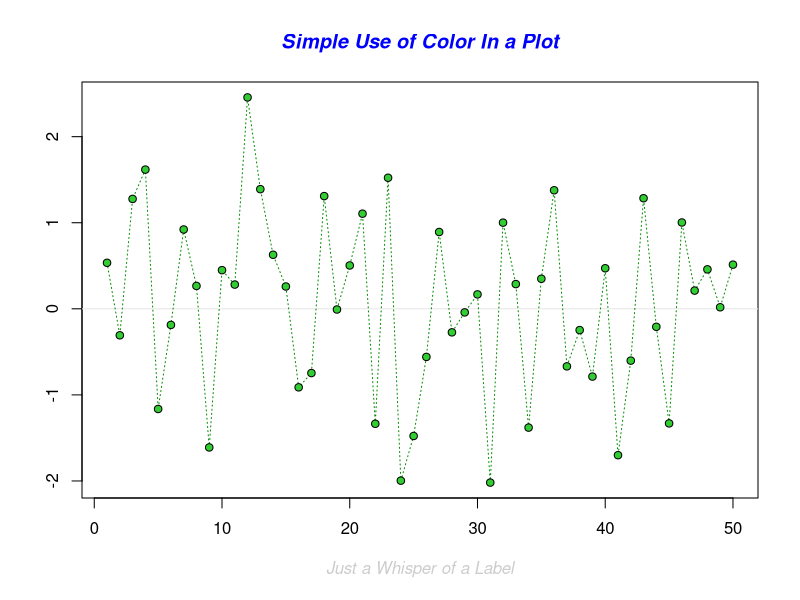
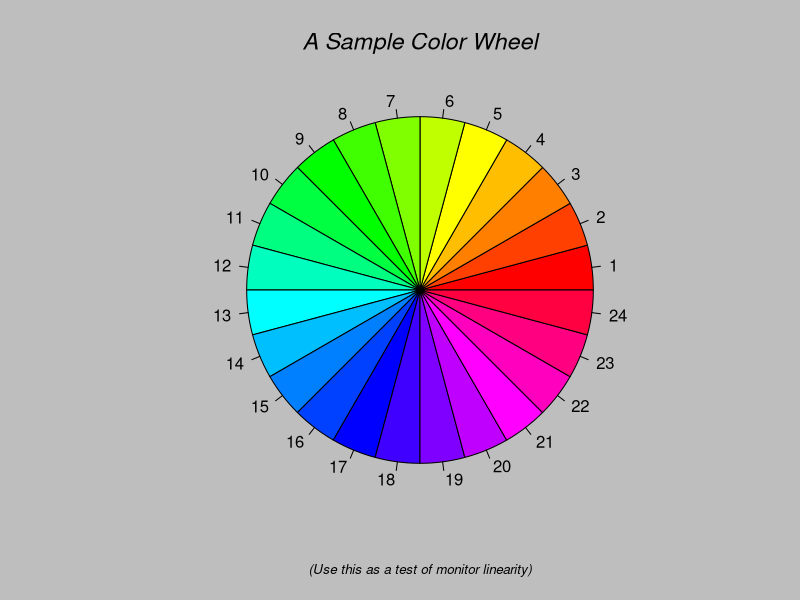
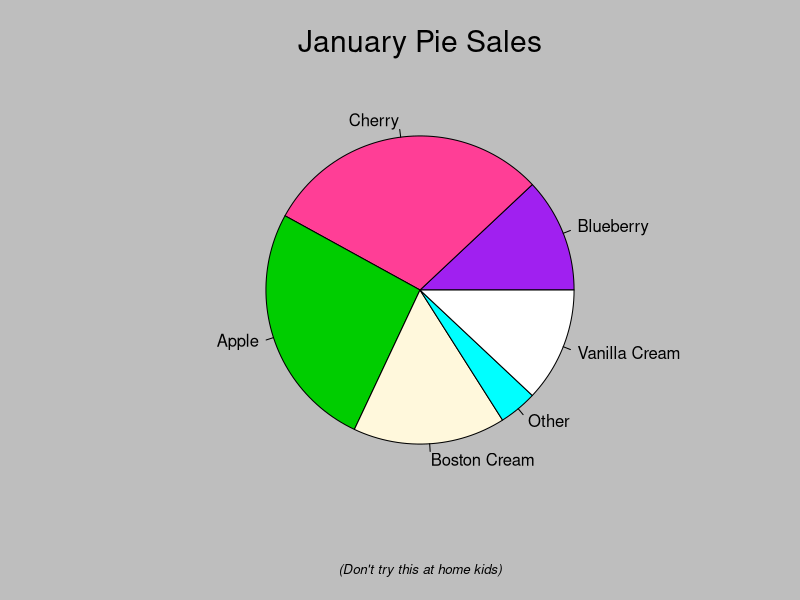
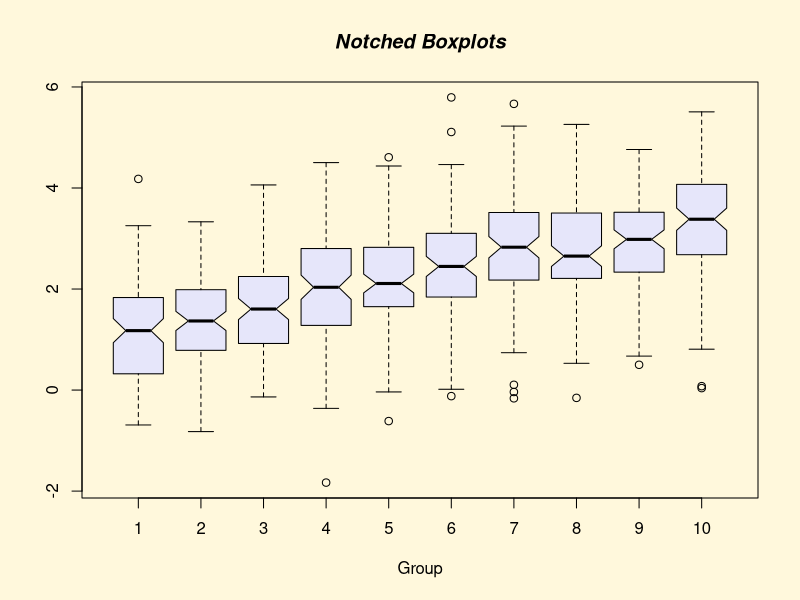
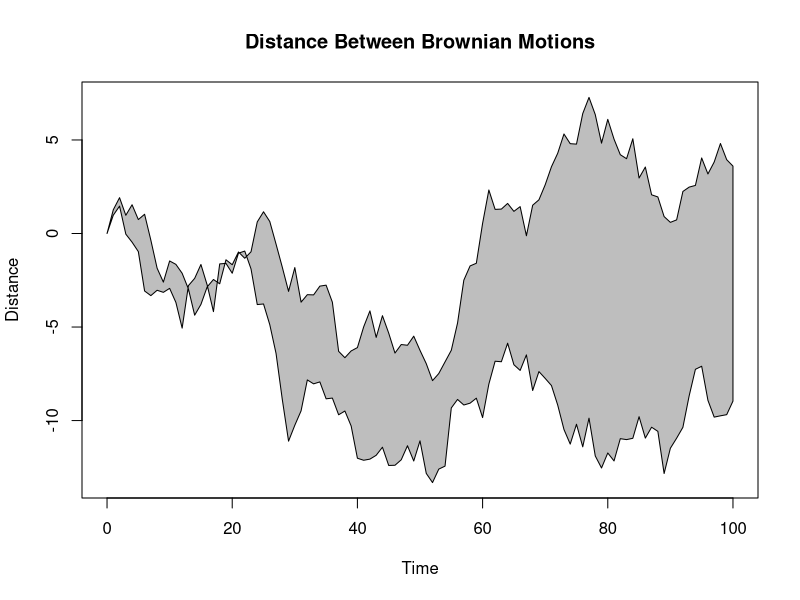
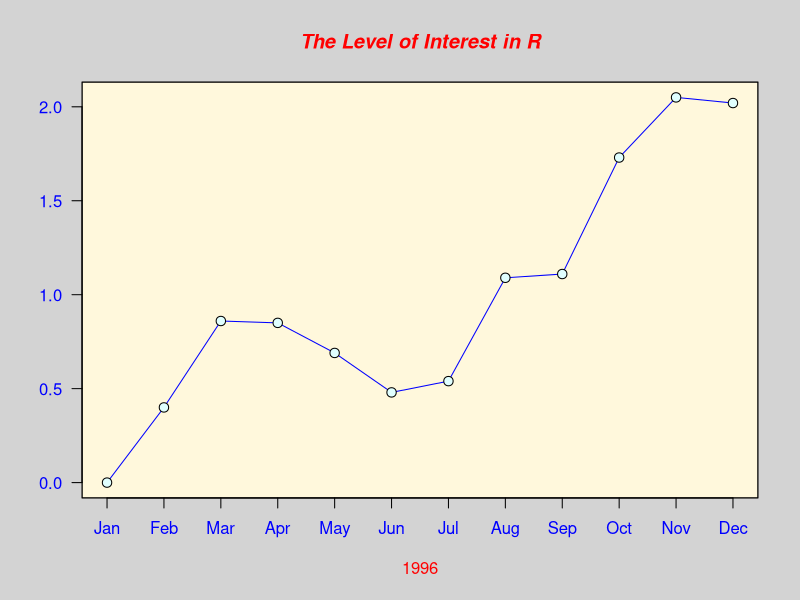
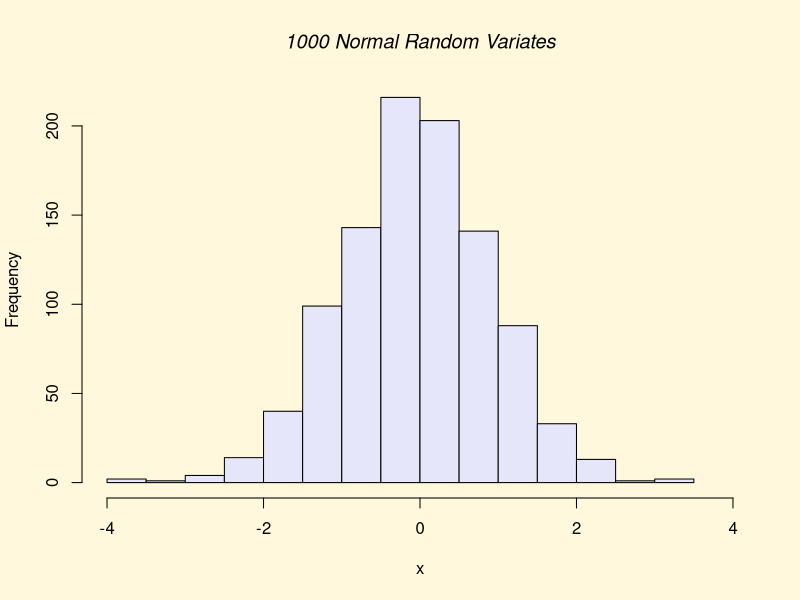
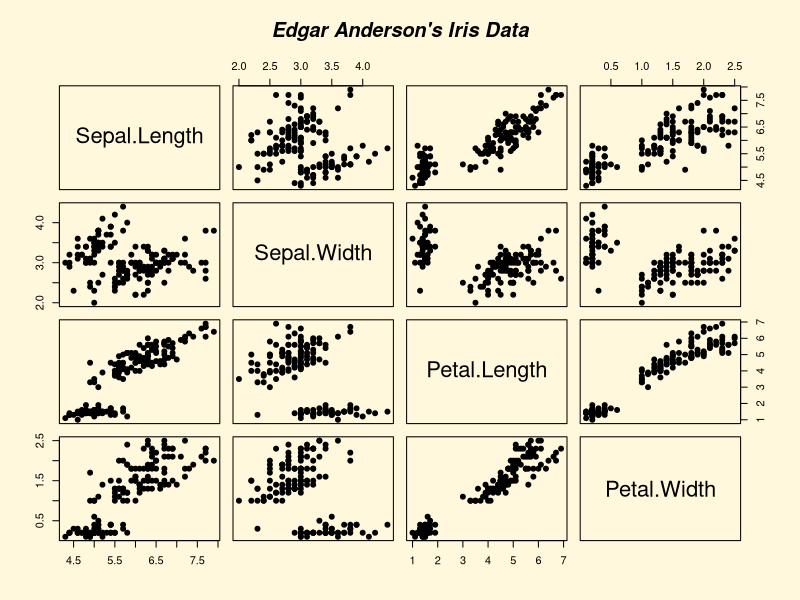

Recreate these plots in R, in order.
## ----setup, echo=F-----------------------------------------------------------------------------------------------------
def.chunk.hook  <- knitr::knit_hooks$get("chunk")
knitr::knit_hooks$set(chunk = function(x, options) {
  x <- def.chunk.hook(x, options)
  ifelse(options$size != "normalsize", paste0("\n \\", options$size,"\n\n", x, "\n\n \\normalsize"), x)
})


## ----echo=TRUE---------------------------------------------------------------------------------------------------------
getwd()


## ----echo=TRUE, eval=FALSE, eval=F-------------------------------------------------------------------------------------
## setwd("c:/R/CITS4009")


## ----echo = T, eval = F, size="small"----------------------------------------------------------------------------------
## install.packages("tidyverse")


## ----echo = TRUE, eval=F-----------------------------------------------------------------------------------------------
## help(data.frame)
## 
## ## starting httpd help server ... done
## ? data.frame


## ----echo = TRUE-------------------------------------------------------------------------------------------------------
example(mean)


## ----echo = TRUE, size="small"-----------------------------------------------------------------------------------------
demo(graphics)


## ----echo = TRUE, size="small"-----------------------------------------------------------------------------------------
apropos("var")


## ----echo = TRUE, size="small", collapse=T-----------------------------------------------------------------------------
log2(32)

print(sqrt(2))

pi

seq(0, 5, length=6)

1+1:10



## ----echo=TRUE, out.width='80%'----------------------------------------------------------------------------------------
plot(sin(seq(0, 2*pi, length=100)))


## ----echo=TRUE---------------------------------------------------------------------------------------------------------
a <- 1 + 2


## ----echo=TRUE---------------------------------------------------------------------------------------------------------
a


## ----echo=TRUE, size="small", collapse=T-------------------------------------------------------------------------------
a <- 49  # Numeric
sqrt(a)

b <- "The dog ate my homework" # Character String
sub("dog","cat",b)

c <- (1+1==3) # Logical
c


## ----echo=TRUE, size="small"-------------------------------------------------------------------------------------------
a <- c(1,2,3)
a*2


## ----echo=TRUE, size="small"-------------------------------------------------------------------------------------------
mdat <- matrix(c(1,2,3, 11,12,13), nrow=2, ncol=3, 
               byrow=TRUE, dimnames = list(c("row1", "row2"), 
                                           c("C.1", "C.2", "C.3")))
mdat
mdat[,1:2]



## ----echo=TRUE---------------------------------------------------------------------------------------------------------
array(1:3, c(2,4)) # recycle 1:3 "2 2/3 times"


## ----echo=TRUE---------------------------------------------------------------------------------------------------------
array(1:3, c(2,2,2))


## ----echo=TRUE---------------------------------------------------------------------------------------------------------
doe <- list(name="john",age=28,married=F)
doe$name


## ----------------------------------------------------------------------------------------------------------------------
L3 <- LETTERS[1:3]
fac <- sample(L3, 5, replace = TRUE)
data.frame(x = 1, y = 1:5, fac = fac)

